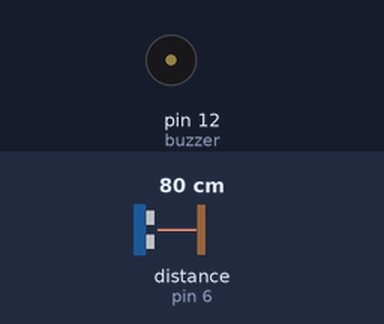
Bench run of a sketch on a simulated Arduino Uno, built with avr-gcc and run on an emulated ATmega328P. Shown: buzzer (waves = sounding). The test bench sets the inputs (shaded band); at power-on: distance to the obstacle (sensor on pin 6) 80 cm. The echo pulse lasts 58.3 µs per cm.

Above: at 1.2 s.
1.3 s: distance to the obstacle (sensor on pin 6) set to 12 cm
2.8 s: distance to the obstacle (sensor on pin 6) set to 9 cm
At 4.0 s:
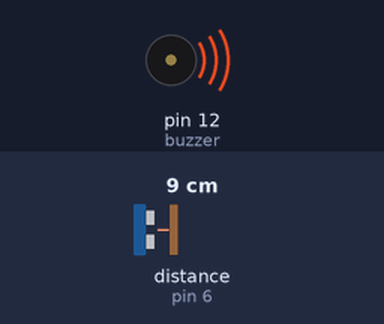
4.3 s: distance to the obstacle (sensor on pin 6) set to 18 cm
At 5.7 s:
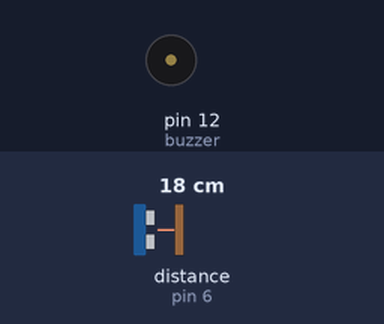
6.3 s: distance to the obstacle (sensor on pin 6) set to 2 cm
At 6.6 s:
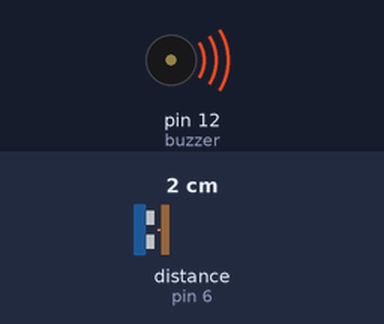
Timing chart, 0 to 8.8 s (numbered marks = the images above; inputs shaded):
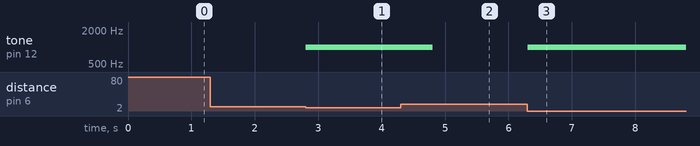

Measured:
- the behaviour switches between 11 and 10 cm on distance to the obstacle (sensor on pin 6) (found by bisection; images 0 and 1)
- after the input at 1.3 s, every drawn part: stays the same
- after the input at 2.8 s, tone on pin 12 (buzzer): silent → 1000 Hz at once
- after the input at 4.3 s, tone on pin 12 (buzzer): 1000 Hz → silent after 0.51 s
- after the input at 6.3 s, tone on pin 12 (buzzer): silent → 1000 Hz at once

The sketch:

ALARMAROBO.ino
```cpp
#define trig 7 // Emisor de pulso o señal

#define echo 6 // Receptor "del eco" del pulso o señal

#define buzzer 12 //Zumbador

void setup() {
  // Sólo se activa una vez al iniciarse el programa. Definimos entradas y salidas

  pinMode(trig, OUTPUT); //Emisor

  pinMode(echo, INPUT); //Receptor

  pinMode(buzzer, OUTPUT); //Emisor

}

void loop() {
  // Bucle

  long duration, distance; //Establecemos duration y distance como variables numéricas extensas

  digitalWrite(trig, LOW); //Para tener un pulso limpio empezamos con 2 microsegundos en apagado

  delay(2);

  digitalWrite(trig, HIGH); //Mandamos un pulso de 5 microsegundos

  delay(2);

  digitalWrite(trig, LOW); //Apagamos

  duration = pulseIn(echo, HIGH); //Medimos el tiempo que la señal tarda en volver al sensor en microsegundos

  distance = (duration/2)*0.0343; //La distancia es el tiempo por la velocidad del sonido (343 m/s = 0.0343 cm/microseg)

  if (distance < 10) //Si la distancia es menor de un metro y medio

{ tone(buzzer, 1000); //Suena el zumbador con una frecuencia de 1000Hz

  delay(2000); //durante 2 segundos
}
else //De lo contrario
{
  noTone(buzzer);//no suena
}
}
```
